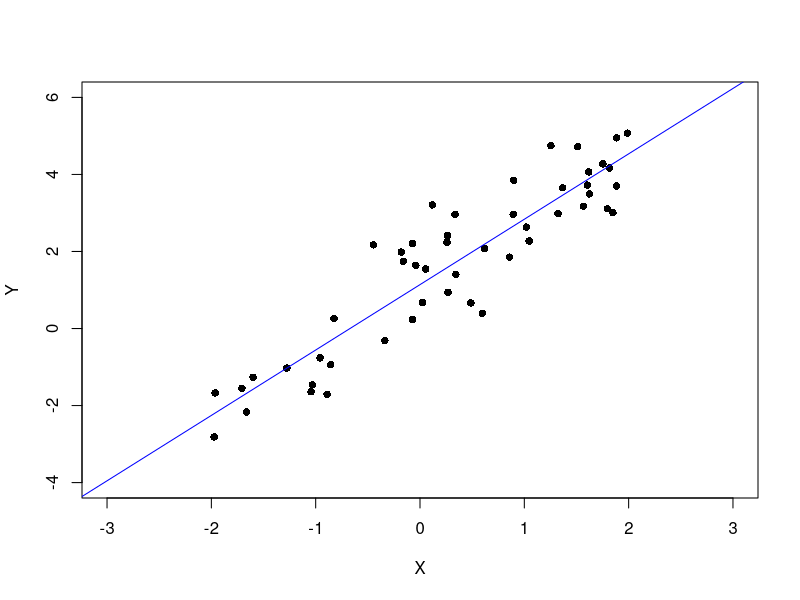
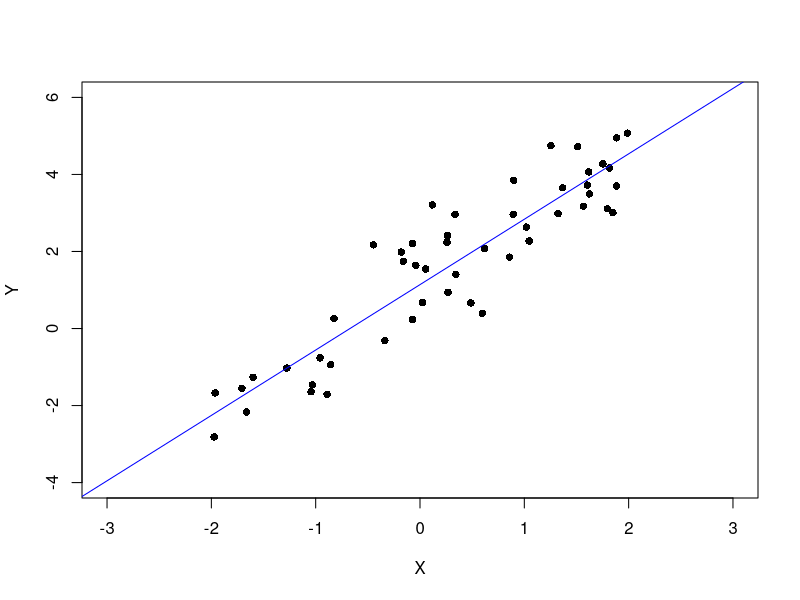
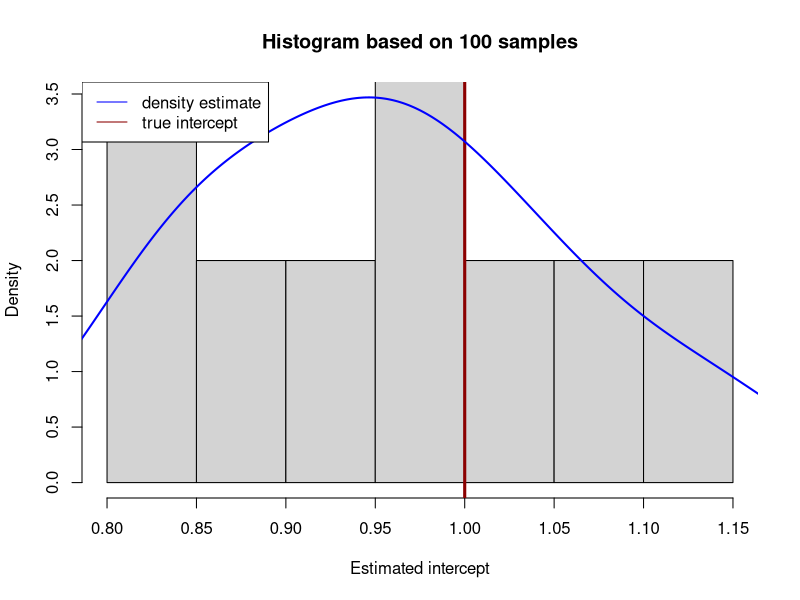
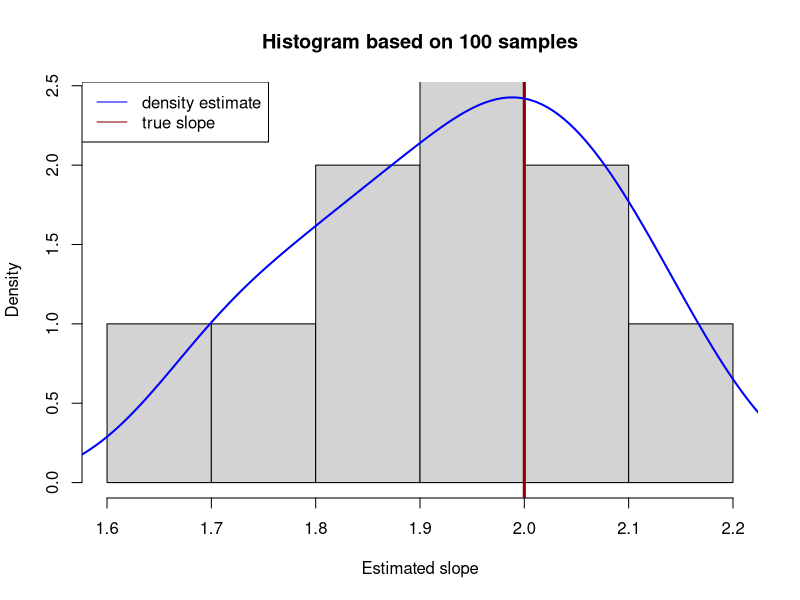
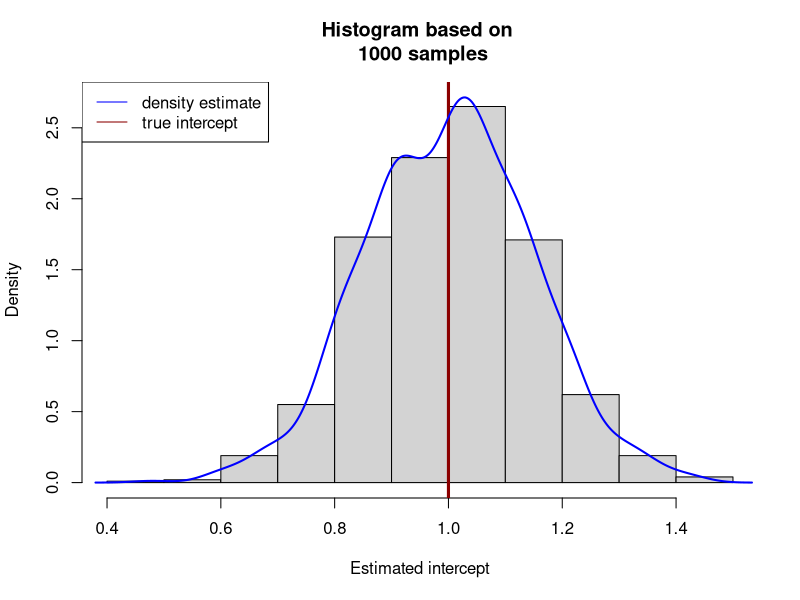
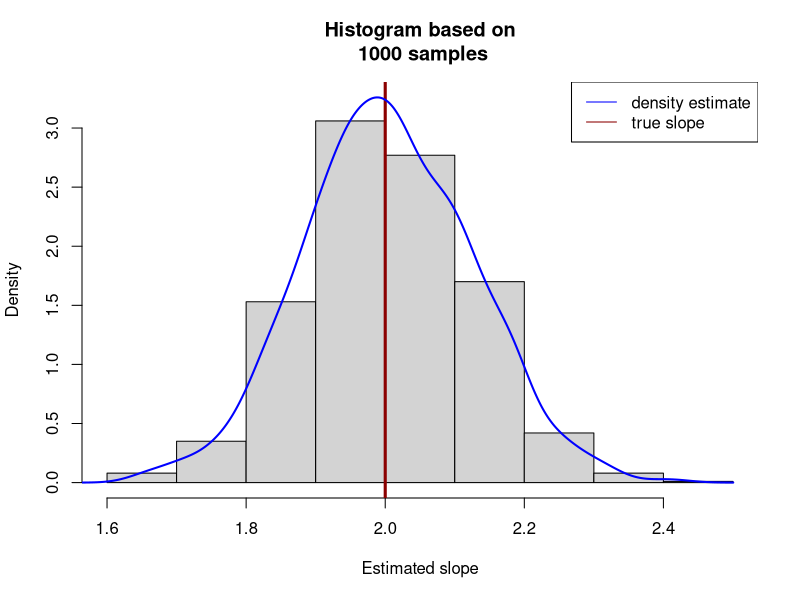

These figures' R source, in order:
## ---- chunk 1
require(knitr)
pdf_doc <- knitr::is_latex_output()
if (pdf_doc) {opts_chunk$set(echo=FALSE, fig.align="center", out.width="60%", comment="")} else {opts_chunk$set(echo=TRUE)}
## ---- chunk 2
# Set predictor values
set.seed(4)
x <- runif(50,-2,2)
## ---- chunk 3
# Sample response from true model
error <- rnorm(50, 0, 1)
y <- 1 + 2*x + error
## ---- chunk 4
# Fit linear model to data
m <- lm(y ~ x)
# Plot data
plot(y ~ x, pch=16, xlab="X", ylab="Y", xlim=c(-3,3), ylim=c(-4,6))
# Add fitted regression line to plot
abline(m, col="blue")
## ---- chunk 5

## ---- chunk 6
# Fit linear model
m <- lm(y ~ x)
# Plot data
plot(y ~ x, pch=16, xlab="X", ylab="Y", xlim=c(-3,3), ylim=c(-4,6))
# Add fitted regression line to plot
abline(m, col="blue")
## ---- chunk 7
sampling.dist <- function(Nruns=10, seed=4){ 
# Sample explanatory variable
set.seed(seed)
x <- runif(50,-2,2)
# Set up matrix for estimated coefficients
betahat <- matrix(NA, Nruns, 2)
# Iterate Nruns times
for (j in 1:Nruns){
  # Sample the response vector
  error <- rnorm(50, 0, 1)
  y <- 1 + 2*x + error
  # Fit a normal linear model 
  m <- lm(y ~ x)
  # Record the estimated coefficients
  betahat[j,] <- coef(m)
}
return(betahat)}
# Run the function sampling.dist with Nruns=10 and seed=4
betahat <- sampling.dist()
## ---- chunk 8
m1 <- max(density(betahat[,1])$y)
hist(betahat[,1], xlab="Estimated intercept", main="Histogram based on 100 samples", prob=T, ylim=c(0,m1))
abline(v=1, col="darkred", lwd=3)
lines(density(betahat[,1]),lwd=2, col="blue")
legend("topleft", legend=c("density estimate", "true intercept"), lty=1, col=c("blue","darkred"))
## ---- chunk 9
m2 <- max(density(betahat[,2])$y)
hist(betahat[,2], xlab="Estimated slope", main="Histogram based on 100 samples", prob=T, ylim=c(0, m2))
abline(v=2, col="darkred", lwd=3)
lines(density(betahat[,2]),lwd=2, col="blue")
legend("topleft", legend=c("density estimate", "true slope"), lty=1, col=c("blue","darkred"))
## ---- chunk 10
# Note that sigma^2 = 1
# Design matrix
X <- cbind(rep(1, 50), x)
# Or, alternatively, X <- model.matrix(m)
# Compute covariance matrix
v <- solve(t(X)%*%X)
## ---- chunk 11

# Function to produce histograms
sampling.hist <- function(c, Nruns){
m1 <- max(density(betahat[,1])$y)
hist(betahat[,1], xlab="Estimated intercept", main=paste("Histogram based on \n", Nruns,  "samples"), prob=T, ylim=c(0, m1))
abline(v=1, col="darkred", lwd=3); lines(density(c[,1]),lwd=2, col="blue")
legend("topleft", legend=c("density estimate", "true intercept"), lty=1, col=c("blue","darkred"))
m2 <- max(density(betahat[,2])$y)
hist(betahat[,2], xlab="Estimated slope",main=paste("Histogram based on\n", Nruns,  "samples"), prob=T, ylim=c(0,m2))
abline(v=2, col="darkred", lwd=3)
lines(density(betahat[,2]),lwd=2, col="blue")
legend("topright", legend=c("density estimate", "true slope"), lty=1, col=c("blue","darkred"))
}
# Sampling response vector and fitting linear models
betahat <- sampling.dist(Nruns=1000)
# Histograms of estimates
sampling.hist(betahat, Nruns=1000)

